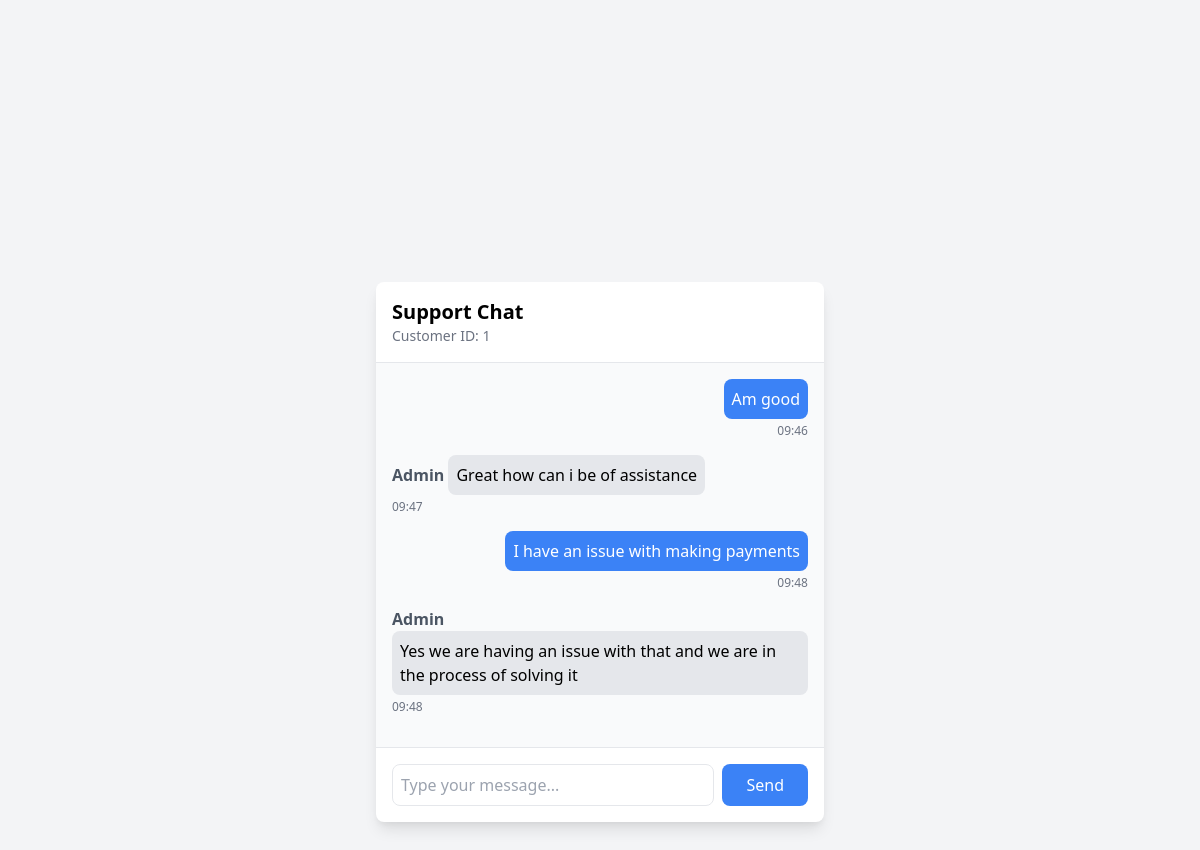
Screenshot of /customer/support.php (signed in) with the database file from the repository.
### tables this page shows
CREATE TABLE `support_messages` (
  `id` int(11) NOT NULL,
  `customer_id` int(11) DEFAULT NULL,
  `sender` enum('customer','admin') NOT NULL,
  `message` text NOT NULL,
  `created_at` timestamp NOT NULL DEFAULT current_timestamp()
);

### customer/support.php (the view, shortened to what this page needs)
<?php
$customer_id = $_SESSION['customer_id'];
$config = [
    'host' => 'localhost',
    'username' => 'root',
    'password' => '',
    'dbname' => 'car_rental_management'
];
try {
    $conn = new mysqli($config['host'], $config['username'], $config['password'], $config['dbname']);
    $conn->set_charset("utf8mb4");
} catch (Exception $e) {
    error_log($e->getMessage());
    die("Sorry, there was a problem connecting to the database. Please try again later.");
}
function fetchMessages($conn, $customer_id) {
    $query = "SELECT sender, message, created_at FROM support_messages WHERE customer_id = ? ORDER BY created_at ASC";
    $stmt = $conn->prepare($query);
    if ($stmt) {
        $stmt->bind_param("i", $customer_id);
        $stmt->execute();
        return $stmt->get_result();
    }
    return null;
}
$result = fetchMessages($conn, $customer_id);
?>
<!DOCTYPE html>
<html lang="en">
<head>
    <link href="https://cdn.jsdelivr.net/npm/tailwindcss@2.2.19/dist/tailwind.min.css" rel="stylesheet">
</head>
<body class="bg-gray-100 min-h-screen flex items-center justify-center p-4">
<div class="w-full max-w-md bg-white shadow-lg rounded-lg">
    <div class="p-4 border-b">
        <h2 class="text-xl font-semibold">Support Chat</h2>
        <p class="text-sm text-gray-500">Customer ID: <?= htmlspecialchars($customer_id) ?></p>
    </div>
    <div id="chatBox" class="h-96 overflow-y-scroll p-4 bg-gray-50">
        <?php while ($row = $result->fetch_assoc()): ?>
            <?php if ($row['sender'] == 'customer'): ?>
                <div class="text-right mb-4">
                    <span class="inline-block bg-blue-500 text-white p-2 rounded-lg"><?= htmlspecialchars($row['message']) ?></span>
                    <div class="text-xs text-gray-500 mt-1"><?= date('H:i', strtotime($row['created_at'])) ?></div>
                </div>
            <?php else: ?>
                <div class="text-left mb-4">
                    <span class="font-semibold text-gray-600">Admin</span>
                    <span class="inline-block bg-gray-200 p-2 rounded-lg"><?= htmlspecialchars($row['message']) ?></span>
                    <div class="text-xs text-gray-500 mt-1"><?= date('H:i', strtotime($row['created_at'])) ?></div>
                </div>
            <?php endif; ?>
        <?php endwhile; ?>
    </div>
    <div class="p-4 border-t">
        <form id="chatForm" class="flex space-x-2" method="POST">
            <input type="text" name="message" required placeholder="Type your message..."
                   class="flex-1 border p-2 rounded-lg focus:outline-none focus:border-blue-500" maxlength="500">
            <button type="submit" class="bg-blue-500 text-white px-6 py-2 rounded-lg hover:bg-blue-600 transition-colors">Send</button>
        </form>
    </div>
</div>
</body>
</html>

### rows the page displays
support_messages: message "Am good", created_at "09:46"
support_messages: message "Great how can i be of assistance", created_at "09:47"
support_messages: message "I have an issue with making payments", created_at "09:48"
support_messages: message "Yes we are having an issue with that and we are in the process of solving it", created_at "09:48"

### other values shown
$customer_id "1"
